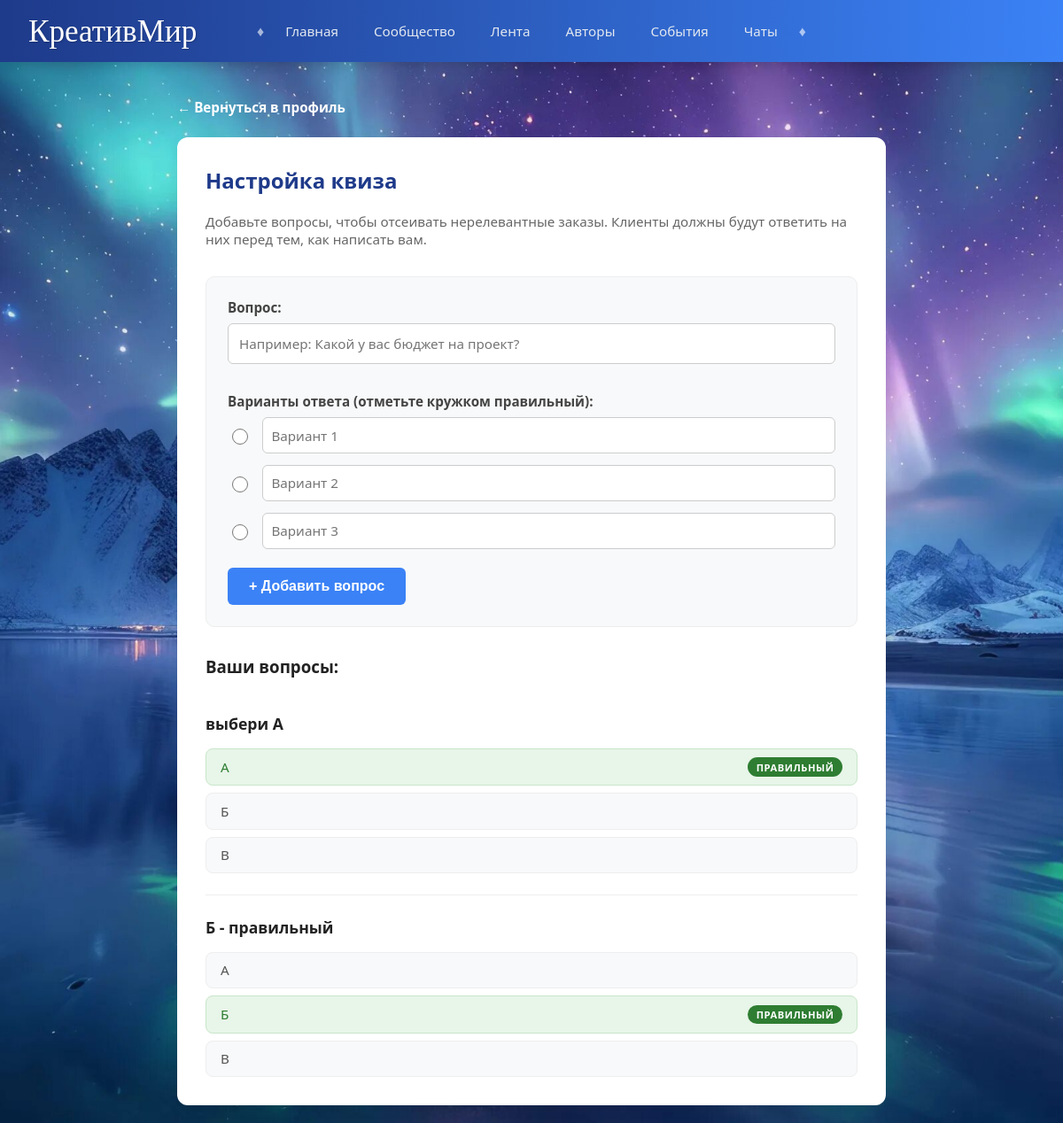
The app's page /users/quiz/manage/ (signed in) with its own data.
### users/models.py (models this page shows, shortened)
class QuizQuestion(models.Model):
    author = models.ForeignKey(settings.AUTH_USER_MODEL, related_name='quiz_questions', on_delete=models.CASCADE)
    text = models.CharField(max_length=255, verbose_name="Вопрос")

class QuizOption(models.Model):
    question = models.ForeignKey(QuizQuestion, related_name='options', on_delete=models.CASCADE)
    text = models.CharField(max_length=255, verbose_name="Вариант ответа")
    is_correct = models.BooleanField(default=False, verbose_name="Правильный ответ")

### users/views.py (the view, shortened to what this page needs)
# urls.py: path('quiz/manage/', views.manage_quiz_view, name='manage_quiz'),
@login_required
def manage_quiz_view(request):
    questions = request.user.quiz_questions.prefetch_related('options')
    return render(request, 'users/manage_quiz.html', {'questions': questions})

### users/context_processors.py (called while the page is built)
def unread_messages(request):
    if request.user.is_authenticated:
        count = Message.objects.filter(
            chat__in=request.user.chats_as_user1.all() | request.user.chats_as_user2.all(),
            is_read=False
        ).exclude(sender=request.user).count()
        return {'unread_messages_count': count}
    return {'unread_messages_count': 0}

### users/templates/users/manage_quiz.html (shortened to what this page needs)
{% load static %}
<!DOCTYPE html>
<html lang="ru">
<head>
</head>
<body>
    <header class="header-wrapper">
        <div class="top-nav">
            <a href="{% url 'profile' %}" class="brand">КреативМир</a>
            <span class="diamond">♦</span>
            <div class="nav-links">
                <a href="{% url 'profile' %}">Главная</a>
                <a href="#">Сообщество</a>
                <a href="{% url 'feed' %}">Лента</a>
                <a href="{% url 'creators_list' %}">Авторы</a>
                <a href="#">События</a>
                <a href="{% url 'chat_list' %}">Чаты</a>
            </div>
            <span class="diamond">♦</span>
        </div>
    </header>
    <div class="container">
        <a href="{% url 'profile' %}" class="back-link">← Вернуться в профиль</a>
        <div class="card">
            <h2>Настройка квиза</h2>
            <p class="subtitle">Добавьте вопросы, чтобы отсеивать нерелевантные заказы. Клиенты должны будут ответить на них перед тем, как написать вам.</p>
            <form method="post" class="quiz-form">
                <label class="form-label">Вопрос:</label>
                <input type="text" name="question_text" class="form-input" placeholder="Например: Какой у вас бюджет на проект?" required>
                <label class="form-label" style="margin-top: 1rem;">Варианты ответа (отметьте кружком правильный):</label>
                <div class="option-row">
                    <input type="radio" name="correct_option" value="0" required>
                    <input type="text" name="option_text" placeholder="Вариант 1" required>
                </div>
                <div class="option-row">
                    <input type="radio" name="correct_option" value="1">
                    <input type="text" name="option_text" placeholder="Вариант 2">
                </div>
                <div class="option-row">
                    <input type="radio" name="correct_option" value="2">
                    <input type="text" name="option_text" placeholder="Вариант 3">
                </div>
                <button type="submit" class="btn-add">+ Добавить вопрос</button>
            </form>
            <h3 style="color: #222; margin-bottom: 1rem;">Ваши вопросы:</h3>
            <div class="questions-list">
                {% for q in questions %}
                    <div class="question-item">
                        <div class="question-text">{{ q.text }}</div>
                        <ul class="options-list">
                            {% for opt in q.options.all %}
                                <li class="option-item {% if opt.is_correct %}correct{% endif %}">
                                    <span>{{ opt.text }}</span>
                                    {% if opt.is_correct %}
                                        <span class="badge-correct">Правильный</span>
                                    {% endif %}
                                </li>
                            {% endfor %}
                        </ul>
                    </div>
                {% empty %}
                    <div class="empty-state">
                        У вас пока нет вопросов. Добавьте первый, чтобы начать фильтровать заказчиков.
                    </div>
                {% endfor %}
            </div>
        </div>
    </div>
</body>
</html>

### users/templates/users/manage_quiz.html (style rules this page uses)
body { font-family: 'Segoe UI', Tahoma, Geneva, Verdana, sans-serif; background: url("/media/static/images/fon.jpg") no-repeat center center fixed; background-size: cover; margin: 0; padding: 0; color: #333; min-height: 100vh; }
.header-wrapper { position: fixed; top: 0; left: 0; width: 100%; z-index: 1000; box-shadow: 0 4px 12px rgba(0,0,0,0.15); }
.top-nav { background: linear-gradient(90deg, #1e3a8a, #3b82f6); height: 70px; display: flex; align-items: center; padding: 0 2rem; box-sizing: border-box; justify-content: center; position: relative; }
.brand { font-family: 'Caveat', cursive; font-size: 2.2rem; color: #fff; text-decoration: none; text-shadow: 1px 1px 2px rgba(0,0,0,0.2); position: absolute; left: 2rem; }
.nav-links { display: flex; align-items: center; gap: 0.5rem; }
.diamond { color: rgba(255, 255, 255, 0.6); font-size: 1rem; margin: 0 0.5rem; }
.nav-links a { color: #e2e8f0; text-decoration: none; font-size: 0.95rem; font-weight: 500; padding: 0.5rem 1rem; border-radius: 20px; transition: all 0.2s; }
.container { max-width: 800px; margin: 110px auto 20px auto; padding: 0 20px; }
.back-link { display: inline-block; color: #ffffff; text-decoration: none; font-size: 0.95rem; margin-bottom: 1.5rem; font-weight: 600; transition: color 0.2s; }
.card { background: #fff; border-radius: 12px; box-shadow: 0 4px 15px rgba(0,0,0,0.08); padding: 2rem; }
.card h2 { margin-top: 0; color: #1e3a8a; font-size: 1.5rem; }
.card p.subtitle { color: #666; margin-bottom: 2rem; font-size: 0.95rem; }
.quiz-form { background: #f8f9fa; padding: 1.5rem; border-radius: 10px; border: 1px solid #eee; margin-bottom: 2rem; }
.form-label { display: block; font-weight: 600; margin-bottom: 0.5rem; color: #444; font-size: 0.95rem; }
.form-input { width: 100%; padding: 0.75rem; margin-bottom: 1rem; border: 1px solid #ccc; border-radius: 6px; font-family: inherit; font-size: 0.95rem; box-sizing: border-box; transition: border-color 0.2s, box-shadow 0.2s; }
.option-row { display: flex; align-items: center; gap: 0.8rem; margin-bottom: 0.8rem; }
.option-row input[type="radio"] { width: 18px; height: 18px; cursor: pointer; accent-color: #3b82f6; }
.option-row input[type="text"] { flex-grow: 1; padding: 0.6rem; border: 1px solid #ccc; border-radius: 6px; font-family: inherit; font-size: 0.95rem; }
.btn-add { background: #3b82f6; color: white; border: none; padding: 0.75rem 1.5rem; border-radius: 6px; cursor: pointer; font-weight: 600; font-size: 1rem; transition: background 0.2s; margin-top: 0.5rem; }
.questions-list { margin-top: 1rem; }
.question-item { border-bottom: 1px solid #eee; padding: 1.5rem 0; }
.question-item:last-child { border-bottom: none; padding-bottom: 0; }
.question-text { font-weight: 600; font-size: 1.1rem; color: #222; margin-bottom: 1rem; }
.options-list { list-style: none; padding: 0; margin: 0; display: flex; flex-direction: column; gap: 0.5rem; }
.option-item { padding: 0.6rem 1rem; border-radius: 8px; background: #f8f9fa; border: 1px solid #eee; font-size: 0.95rem; color: #555; display: flex; align-items: center; justify-content: space-between; }
.option-item.correct { background: #e8f5e9; border-color: #c8e6c9; color: #2e7d32; font-weight: 500; }
.badge-correct { background: #2e7d32; color: white; font-size: 0.7rem; padding: 0.2rem 0.6rem; border-radius: 12px; font-weight: bold; text-transform: uppercase; letter-spacing: 0.5px; }

### records on screen
QuizQuestion: text "выбери А"
QuizOption: text "А", is_correct "ПРАВИЛЬНЫЙ"
QuizOption: text "Б"
QuizOption: text "В"
QuizQuestion: text "Б - правильный"
QuizOption: text "А"
QuizOption: text "Б", is_correct "ПРАВИЛЬНЫЙ"
QuizOption: text "В"
